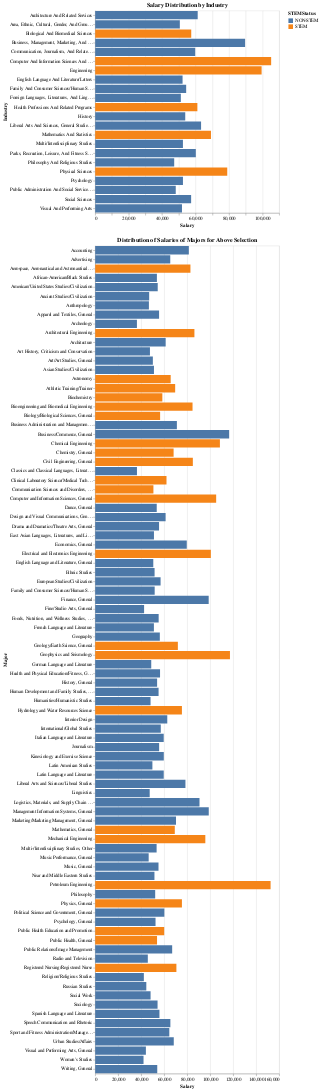

Notebook code for this chart:
### Code cell
alt.data_transformers.disable_max_rows()
len(df_austin)
df_austin.tail()


interval = alt.selection_multi(on='click', encodings=['y'])
chart = alt.Chart(df_ind_austin).mark_bar().encode(
    y = alt.Y('CIP2Title:O', axis=alt.Axis(title='Industry')),
    x = alt.X('mean(Year5Wage_Median):Q', axis=alt.Axis(title='Salary')),
    color=alt.condition(interval, 'STEMStatus:N', alt.value('lightgray')),
    tooltip = ['mean(Year5Wage_Median):Q','CIP2Title:O']
).properties(
    title = "Salary Distribution by Industry",
).add_selection(
#     select_year,
    interval
)
# .transform_filter(
#     select_year
# )

# df_austin_dist = df_austin['CIP6Title'].unique()
# df_austin_dist.head()


hist = alt.Chart(df_ind_austin).mark_bar().encode(
    x= alt.X('Year5Wage_Median:Q', axis=alt.Axis(title='Salary')),
    y=alt.Y('CIP6Title:O', axis=alt.Axis(title='Major')),
    color=alt.Color('STEMStatus:N')
).transform_filter(
    interval
).properties(
    title='Distribution of Salaries of Majors for Above Selection'
)
chart & hist

#instead of slider, make radio buttons
